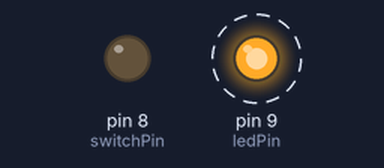
A sketch run on a simulated Arduino Uno, built with avr-gcc and run on an emulated ATmega328P. Shown: output pins drawn as LEDs (lit = HIGH). Dashed ring = blinking.

Above: at 0.15 s.
Timing chart, 0 to 3.0 s (numbered marks = the images above):
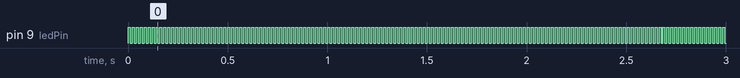

The sketch:

bar_speed_test.ino
```cpp
const uint8_t ledPin = 9;
const uint8_t switchPin = 8;
const uint16_t myDelay = 10;


void setup() {
  pinMode(ledPin, OUTPUT);
  pinMode(switchPin, OUTPUT);
  randomSeed(analogRead(0)); // Seed the random number generator with an analog input value
}

void loop() {
  analogWrite(ledPin, 255);
  delay(myDelay);
  analogWrite(ledPin, 0);
  delay(myDelay);
}
```

Measured:
- by itself, pin 9 (ledPin): alternates HIGH for 0.01 s and LOW for 0.01 s
